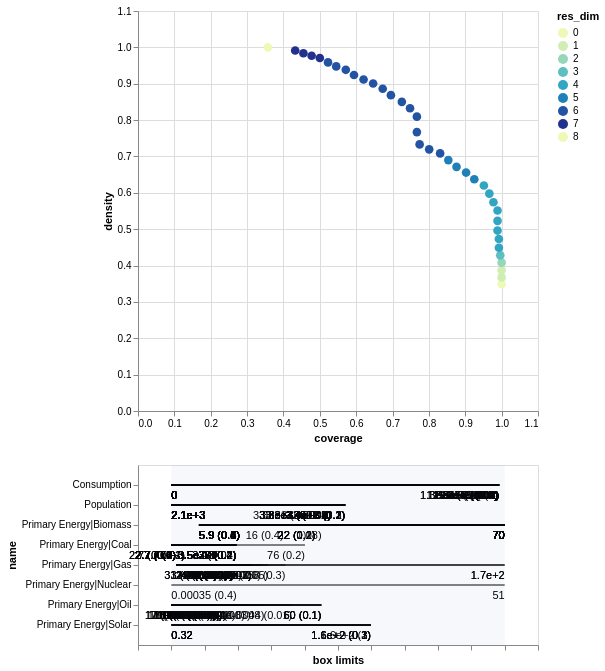

The notebook cell this image was saved under:
### Code cell
box1.inspect_tradeoff()

### Figure 1 — Vega-Lite specification as saved in the notebook (floating-point values rounded to 4 significant figures; data arrays with more than 128 entries replaced by an {"elided": "..."} marker saying what was removed)
{"config": {"view": {"continuousWidth": 300, "continuousHeight": 300}}, "vconcat": [{"data": {"name": "data-9f885c5bca2c3a7ddcd546c1343cd179"}, "mark": {"type": "circle", "size": 75}, "encoding": {"color": {"field": "res_dim", "scale": {"range": ["#eff9b6", "#d0edb3", "#97d6b9", "#5dc0c0", "#31a5c2", "#1f80b8", "#2354a3", "#21318d"]}, "type": "ordinal"}, "opacity": {"condition": {"param": "param_1", "value": 1}, "value": 0.4}, "tooltip": [{"field": "id", "type": "quantitative"}, {"field": "coverage", "format": ".2", "type": "quantitative"}, {"field": "density", "format": ".2", "type": "quantitative"}, {"field": "res_dim", "type": "ordinal"}], "x": {"field": "coverage", "scale": {"domain": [0, 1.1]}, "type": "quantitative"}, "y": {"field": "density", "scale": {"domain": [0, 1.1]}, "type": "quantitative"}}, "height": 400, "name": "view_1", "width": 400}, {"layer": [{"data": {"name": "data-b62a51704a5230fa9ff23f0bf4b17ba1"}, "mark": {"type": "rule"}, "encoding": {"x": {"axis": {"grid": false, "labels": false, "title": "box limits"}, "field": "x_lower", "scale": {"domain": [0, 1], "padding": 0.1}, "type": "quantitative"}, "x2": {"field": "x_upper"}, "y": {"field": "name", "scale": {"padding": 1.0}, "type": "nominal"}}, "transform": [{"calculate": "(datum.x1-datum.minimum)/(datum.maximum-datum.minimum)", "as": "x_lower"}, {"calculate": "(datum.x2-datum.minimum)/(datum.maximum-datum.minimum)", "as": "x_upper"}, {"filter": {"param": "param_1"}}]}, {"data": {"name": "data-b62a51704a5230fa9ff23f0bf4b17ba1"}, "mark": {"type": "text", "align": "left", "baseline": "top", "dy": 5}, "encoding": {"text": {"field": "text", "type": "ordinal"}, "x": {"axis": {"grid": false, "labels": false, "title": "box limits"}, "field": "x_lower", "scale": {"domain": [0, 1], "padding": 0.1}, "type": "quantitative"}, "x2": {"field": "x_upper"}, "y": {"field": "name", "scale": {"padding": 1.0}, "type": "nominal"}}, "transform": [{"calculate": "(datum.x1-datum.minimum)/(datum.maximum-datum.minimum)", "as": "x_lower"}, {"calculate": "(datum.x2-datum.minimum)/(datum.maximum-datum.minimum)", "as": "x_upper"}, {"filter": {"param": "param_1"}}, {"calculate": "datum.qp_lower>0?format(datum.x1, \".2\")+\" (\"+format(datum.qp_lower, \".1~g\")+\")\" :format(datum.x1, \".2\")", "as": "text"}]}, {"data": {"name": "data-b62a51704a5230fa9ff23f0bf4b17ba1"}, "mark": {"type": "text", "align": "right", "baseline": "top", "dy": 5}, "encoding": {"text": {"field": "text", "type": "ordinal"}, "x": {"field": "x_upper", "type": "quantitative"}, "x2": {"field": "x_upper"}, "y": {"field": "name", "scale": {"padding": 1.0}, "type": "nominal"}}, "transform": [{"calculate": "(datum.x1-datum.minimum)/(datum.maximum-datum.minimum)", "as": "x_lower"}, {"calculate": "(datum.x2-datum.minimum)/(datum.maximum-datum.minimum)", "as": "x_upper"}, {"filter": {"param": "param_1"}}, {"calculate": "datum.qp_upper>0?format(datum.x2, \".2\")+\" (\"+format(datum.qp_upper, \".1\")+\")\" :format(datum.x2, \".2\")", "as": "text"}]}, {"data": {"name": "data-97aefd6d737ded565dc732e63f74ecc6"}, "mark": {"type": "rect", "opacity": 0.05}, "encoding": {"x": {"field": "start", "type": "quantitative"}, "x2": {"field": "end"}}}, {"data": {"name": "data-4f53cda18c2baa0c0354bb5f9a3ecbe5"}, "mark": {"type": "point"}, "encoding": {"x": {"field": "x", "type": "quantitative"}, "y": {"field": "name", "type": "nominal"}}, "transform": [{"filter": {"param": "param_1"}}]}, {"data": {"name": "data-4f53cda18c2baa0c0354bb5f9a3ecbe5"}, "mark": {"type": "text", "align": "center", "baseline": "top", "dy": 5}, "encoding": {"text": {"field": "item", "type": "nominal"}, "x": {"field": "x", "type": "quantitative"}, "y": {"field": "name", "type": "nominal"}}, "transform": [{"filter": {"param": "param_1"}}]}], "width": 400}], "params": [{"name": "param_1", "select": {"type": "point", "fields": ["id"]}, "views": ["view_1"]}], "$schema": "https://vega.github.io/schema/vega-lite/v5.20.1.json", "datasets": {"data-9f885c5bca2c3a7ddcd546c1343cd179": [{"coverage": 1.0, "density": 0.3486, "id": 0, "k": 266, "mass": 1.0, "mean": 0.3486, "n": 763, "res_dim": 0}, {"coverage": 1.0, "density": 0.3674, "id": 1, "k": 266, "mass": 0.9489, "mean": 0.3674, "n": 724, "res_dim": 1}, {"coverage": 1.0, "density": 0.3872, "id": 2, "k": 266, "mass": 0.9004, "mean": 0.3872, "n": 687, "res_dim": 1}, {"coverage": 1.0, "density": 0.408, "id": 3, "k": 266, "mass": 0.8545, "mean": 0.408, "n": 652, "res_dim": 2}, {"coverage": 0.9962, "density": 0.4281, "id": 4, "k": 265, "mass": 0.8113, "mean": 0.4281, "n": 619, "res_dim": 3}, {"coverage": 0.9925, "density": 0.449, "id": 5, "k": 264, "mass": 0.7706, "mean": 0.449, "n": 588, "res_dim": 4}, {"coverage": 0.9925, "density": 0.4731, "id": 6, "k": 264, "mass": 0.7313, "mean": 0.4731, "n": 558, "res_dim": 4}, {"coverage": 0.9887, "density": 0.4962, "id": 7, "k": 263, "mass": 0.6946, "mean": 0.4962, "n": 530, "res_dim": 4}, {"coverage": 0.9887, "density": 0.5229, "id": 8, "k": 263, "mass": 0.6592, "mean": 0.5229, "n": 503, "res_dim": 4}, {"coverage": 0.9887, "density": 0.5514, "id": 9, "k": 263, "mass": 0.6252, "mean": 0.5514, "n": 477, "res_dim": 4}, {"coverage": 0.9774, "density": 0.574, "id": 10, "k": 260, "mass": 0.5937, "mean": 0.574, "n": 453, "res_dim": 4}, {"coverage": 0.9662, "density": 0.5977, "id": 11, "k": 257, "mass": 0.5636, "mean": 0.5977, "n": 430, "res_dim": 4}, {"coverage": 0.9511, "density": 0.6201, "id": 12, "k": 253, "mass": 0.5347, "mean": 0.6201, "n": 408, "res_dim": 4}, {"coverage": 0.9248, "density": 0.6373, "id": 13, "k": 246, "mass": 0.5059, "mean": 0.6373, "n": 386, "res_dim": 5}, {"coverage": 0.9023, "density": 0.6557, "id": 14, "k": 240, "mass": 0.4797, "mean": 0.6557, "n": 366, "res_dim": 5}, {"coverage": 0.8759, "density": 0.6715, "id": 15, "k": 233, "mass": 0.4548, "mean": 0.6715, "n": 347, "res_dim": 5}, {"coverage": 0.8534, "density": 0.69, "id": 16, "k": 227, "mass": 0.4312, "mean": 0.69, "n": 329, "res_dim": 5}, {"coverage": 0.8308, "density": 0.7083, "id": 17, "k": 221, "mass": 0.4089, "mean": 0.7083, "n": 312, "res_dim": 6}, {"coverage": 0.8008, "density": 0.7196, "id": 18, "k": 213, "mass": 0.3879, "mean": 0.7196, "n": 296, "res_dim": 6}, {"coverage": 0.7744, "density": 0.7331, "id": 19, "k": 206, "mass": 0.3683, "mean": 0.7331, "n": 281, "res_dim": 6}, {"coverage": 0.7669, "density": 0.7669, "id": 20, "k": 204, "mass": 0.3486, "mean": 0.7669, "n": 266, "res_dim": 6}, {"coverage": 0.7669, "density": 0.8095, "id": 21, "k": 204, "mass": 0.3303, "mean": 0.8095, "n": 252, "res_dim": 6}, {"coverage": 0.7481, "density": 0.8326, "id": 22, "k": 199, "mass": 0.3132, "mean": 0.8326, "n": 239, "res_dim": 6}, {"coverage": 0.7256, "density": 0.8502, "id": 23, "k": 193, "mass": 0.2975, "mean": 0.8502, "n": 227, "res_dim": 6}, {"coverage": 0.6955, "density": 0.8685, "id": 24, "k": 185, "mass": 0.2792, "mean": 0.8685, "n": 213, "res_dim": 6}, {"coverage": 0.6729, "density": 0.8861, "id": 25, "k": 179, "mass": 0.2647, "mean": 0.8861, "n": 202, "res_dim": 6}, {"coverage": 0.6466, "density": 0.9005, "id": 26, "k": 172, "mass": 0.2503, "mean": 0.9005, "n": 191, "res_dim": 6}, {"coverage": 0.6203, "density": 0.9116, "id": 27, "k": 165, "mass": 0.2372, "mean": 0.9116, "n": 181, "res_dim": 6}, {"coverage": 0.594, "density": 0.924, "id": 28, "k": 158, "mass": 0.2241, "mean": 0.924, "n": 171, "res_dim": 6}, {"coverage": 0.5714, "density": 0.9383, "id": 29, "k": 152, "mass": 0.2123, "mean": 0.9383, "n": 162, "res_dim": 6}, {"coverage": 0.5451, "density": 0.9477, "id": 30, "k": 145, "mass": 0.2005, "mean": 0.9477, "n": 153, "res_dim": 6}, {"coverage": 0.5226, "density": 0.9586, "id": 31, "k": 139, "mass": 0.19, "mean": 0.9586, "n": 145, "res_dim": 6}, {"coverage": 0.5, "density": 0.9708, "id": 32, "k": 133, "mass": 0.1796, "mean": 0.9708, "n": 137, "res_dim": 7}, {"coverage": 0.4774, "density": 0.9769, "id": 33, "k": 127, "mass": 0.1704, "mean": 0.9769, "n": 130, "res_dim": 7}, {"coverage": 0.4549, "density": 0.9837, "id": 34, "k": 121, "mass": 0.1612, "mean": 0.9837, "n": 123, "res_dim": 7}, {"coverage": 0.4323, "density": 0.9914, "id": 35, "k": 115, "mass": 0.152, "mean": 0.9914, "n": 116, "res_dim": 7}, {"coverage": 0.3571, "density": 1.0, "id": 36, "k": 95, "mass": 0.1245, "mean": 1.0, "n": 95, "res_dim": 8}], "data-b62a51704a5230fa9ff23f0bf4b17ba1": {"elided": "185 records"}, "data-97aefd6d737ded565dc732e63f74ecc6": [{"start": 0, "end": 1}], "data-4f53cda18c2baa0c0354bb5f9a3ecbe5": []}}
